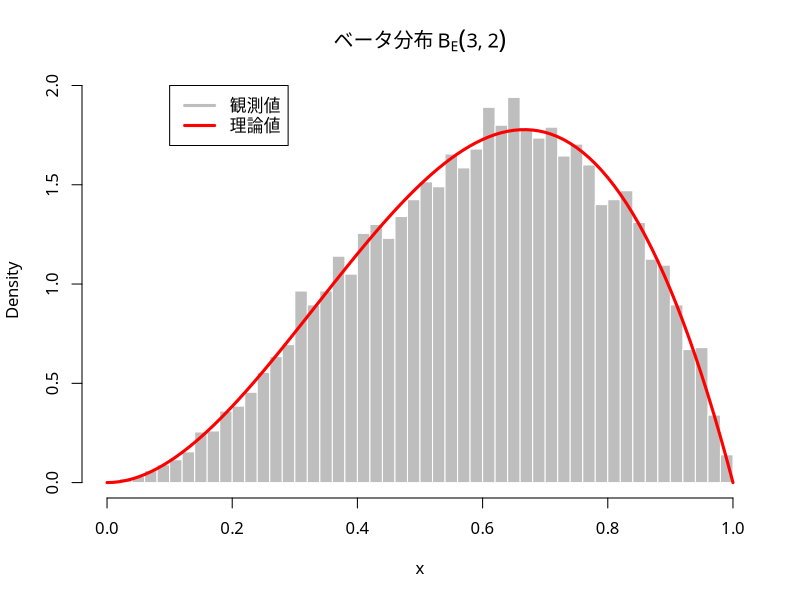

Source code (R):
### ベータ分布
set.seed(123) # 乱数の初期値を指定
rbeta(10, 0.5, 0.5) # パラメーター0.5,0.5のベータ分布に従う乱数を10個発生
## 統計的性質の確認
a <- 3
b <- 2
x <- rbeta(10000, a, b) # パラメーターa,bのベータ乱数を10000個発生
mean(x) # a/(a+b)=0.6に近い(大数の法則)
par(family="HiraginoSans-W4") # 日本語フォントの指定
hist(x, freq=FALSE, breaks=50, col="gray", border="white", 
     main=bquote(paste("ベータ分布 ", B[E](.(a), .(b))))) # ヒストグラム(密度表示)
curve(dbeta(x, a, b), add=TRUE, col="red", lwd=3) # 理論上の確率密度関数
legend(0.1, 2, legend=c("観測値", "理論値"), 
       col=c("gray", "red"), lwd=3) # 凡例を作成
